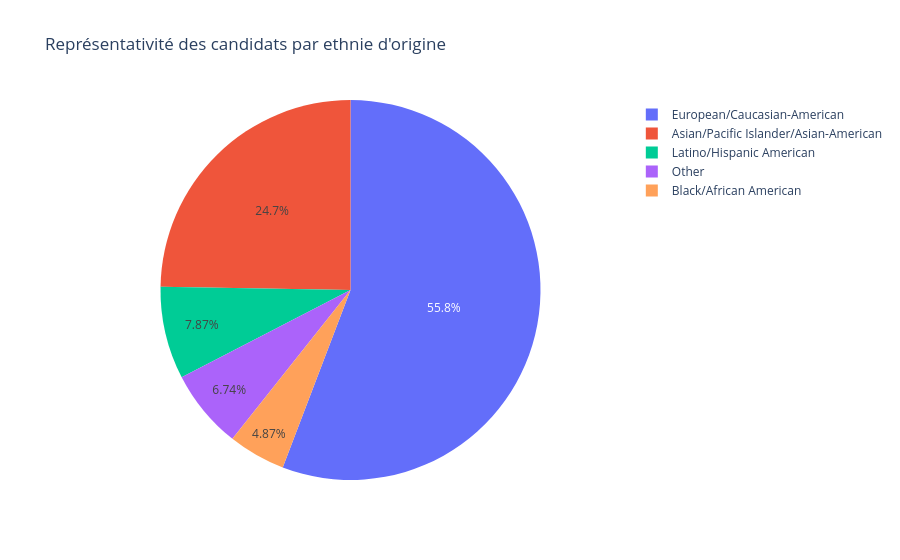

Notebook code cell kept with this figure:
### Code cell
# Ratio de la représentativité par ethnie d'origine

race_count = df.groupby("race_text")["iid"].nunique().reset_index(name="n_persons")
race_count["value_pct"] = round(race_count["n_persons"] / race_count["n_persons"].sum() * 100,2)

display(race_count.sort_values(by="value_pct",ascending=False))

# Visualisation camembert
fig = px.pie(race_count, values="value_pct",names="race_text",title="Représentativité des candidats par ethnie d'origine")
fig.show()

### Figure 1 — Plotly figure (JSON) as saved in the notebook; plotly's stock layout.template omitted (floating-point values rounded to 4 significant figures)
{"data": [{"domain": {"x": [0, 1], "y": [0, 1]}, "hovertemplate": "race_text=%{label}<br>value_pct=%{value}<extra></extra>", "labels": ["Asian/Pacific Islander/Asian-American", "Black/African American", "European/Caucasian-American", "Latino/Hispanic American", "Other"], "legendgroup": "", "name": "", "showlegend": true, "type": "pie", "values": [24.72, 4.87, 55.81, 7.87, 6.74]}], "layout": {"legend": {"tracegroupgap": 0}, "title": {"text": "Représentativité des candidats par ethnie d'origine"}}}
